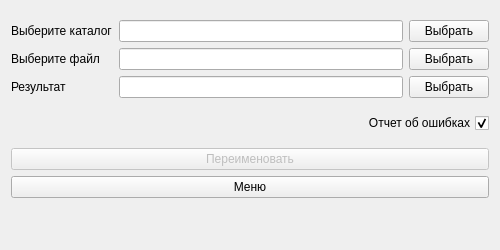
<?xml version="1.0" encoding="UTF-8"?>
<ui version="4.0">
 <class>RenameWidget</class>
 <widget class="QWidget" name="RenameWidget">
  <property name="geometry">
   <rect>
    <x>0</x>
    <y>0</y>
    <width>500</width>
    <height>250</height>
   </rect>
  </property>
  <property name="windowTitle">
   <string>Переименовать каталог</string>
  </property>
  <layout class="QVBoxLayout" name="verticalLayout_6">
   <item>
    <layout class="QGridLayout" name="gridLayout">
     <item row="1" column="1">
      <widget class="QLineEdit" name="lineEdit_File">
       <property name="readOnly">
        <bool>true</bool>
       </property>
      </widget>
     </item>
     <item row="0" column="0">
      <widget class="QLabel" name="labelDirectory">
       <property name="text">
        <string>Выберите каталог</string>
       </property>
      </widget>
     </item>
     <item row="0" column="2">
      <widget class="QPushButton" name="pb_Directory">
       <property name="text">
        <string>Выбрать</string>
       </property>
      </widget>
     </item>
     <item row="0" column="1">
      <widget class="QLineEdit" name="lineEdit_Directory">
       <property name="readOnly">
        <bool>true</bool>
       </property>
      </widget>
     </item>
     <item row="1" column="2">
      <widget class="QPushButton" name="pb_File">
       <property name="text">
        <string>Выбрать</string>
       </property>
      </widget>
     </item>
     <item row="1" column="0">
      <widget class="QLabel" name="labelFile">
       <property name="text">
        <string>Выберите файл</string>
       </property>
      </widget>
     </item>
     <item row="2" column="0">
      <widget class="QLabel" name="labelResult">
       <property name="text">
        <string>Результат</string>
       </property>
      </widget>
     </item>
     <item row="2" column="1">
      <widget class="QLineEdit" name="lineEdit_Result"/>
     </item>
     <item row="2" column="2">
      <widget class="QPushButton" name="pb_Result">
       <property name="text">
        <string>Выбрать</string>
       </property>
      </widget>
     </item>
    </layout>
   </item>
   <item>
    <widget class="QCheckBox" name="cb_Report">
     <property name="layoutDirection">
      <enum>Qt::RightToLeft</enum>
     </property>
     <property name="text">
      <string>Отчет об ошибках</string>
     </property>
     <property name="checked">
      <bool>true</bool>
     </property>
    </widget>
   </item>
   <item>
    <layout class="QVBoxLayout" name="verticalLayout">
     <item>
      <widget class="QPushButton" name="pb_Rename">
       <property name="enabled">
        <bool>false</bool>
       </property>
       <property name="sizePolicy">
        <sizepolicy hsizetype="Expanding" vsizetype="Fixed">
         <horstretch>0</horstretch>
         <verstretch>0</verstretch>
        </sizepolicy>
       </property>
       <property name="text">
        <string>Переименовать</string>
       </property>
      </widget>
     </item>
     <item>
      <widget class="QPushButton" name="pb_Close">
       <property name="sizePolicy">
        <sizepolicy hsizetype="Expanding" vsizetype="Fixed">
         <horstretch>0</horstretch>
         <verstretch>0</verstretch>
        </sizepolicy>
       </property>
       <property name="text">
        <string>Меню</string>
       </property>
      </widget>
     </item>
    </layout>
   </item>
   <item>
    <widget class="QLabel" name="lableLoad">
     <property name="sizePolicy">
      <sizepolicy hsizetype="Fixed" vsizetype="Fixed">
       <horstretch>0</horstretch>
       <verstretch>0</verstretch>
      </sizepolicy>
     </property>
     <property name="layoutDirection">
      <enum>Qt::LeftToRight</enum>
     </property>
     <property name="text">
      <string/>
     </property>
    </widget>
   </item>
  </layout>
 </widget>
 <resources/>
 <connections/>
</ui>
